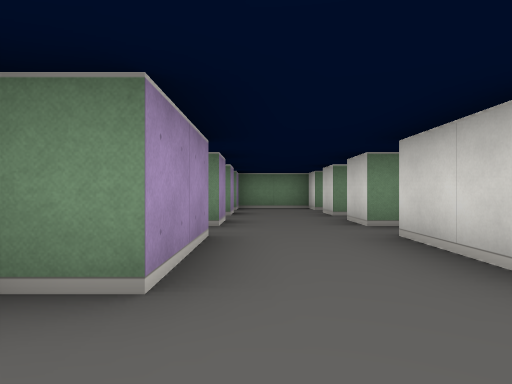
View 1 (above)

16 first-person views from a walk through a cub3D maze. The camera is about half as high as the walls, looks level and sees 75° across. The floor is counted in squares. Each view is taken from the middle of a square. On the plan, view 1 faces up. The plan holds only what a view shows up to about 9 squares ahead; the rest is blank.

View 2
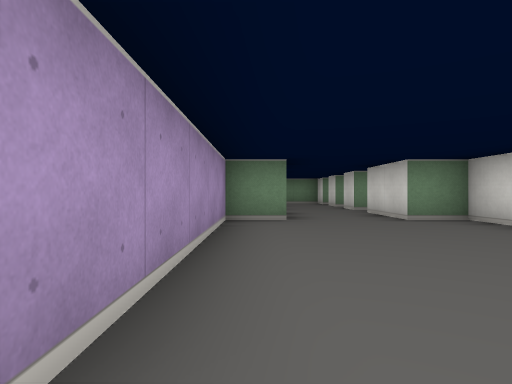

View 3
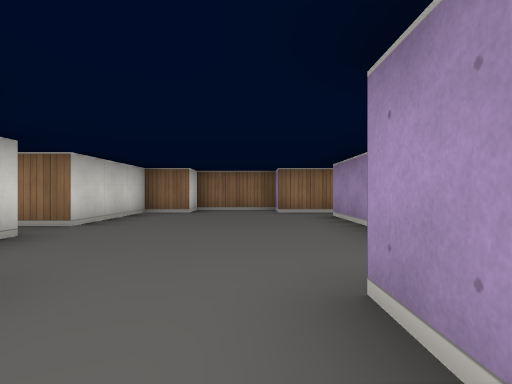

View 4
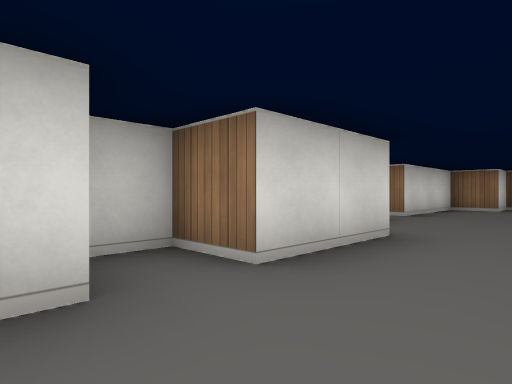

View 5
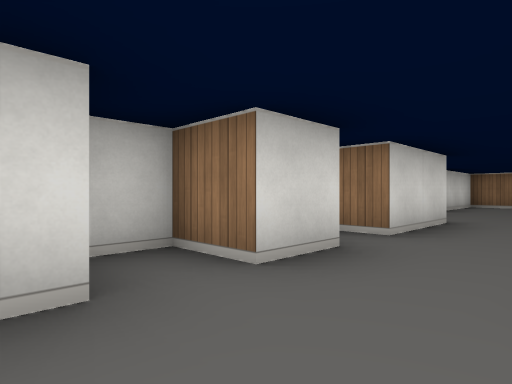

View 6
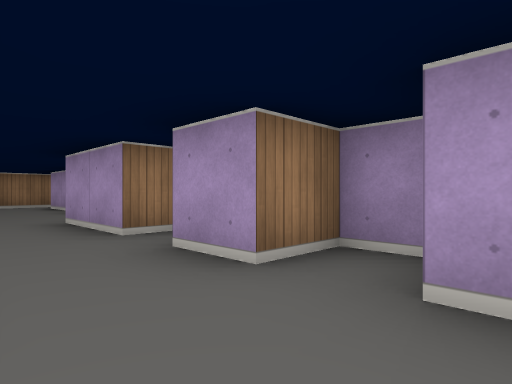

View 7
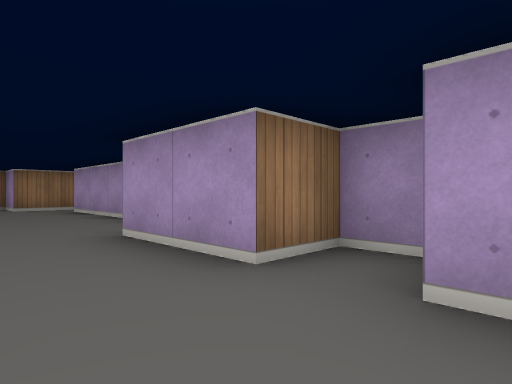

View 8
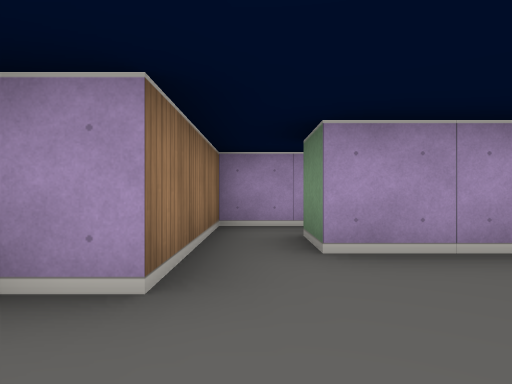

View 9
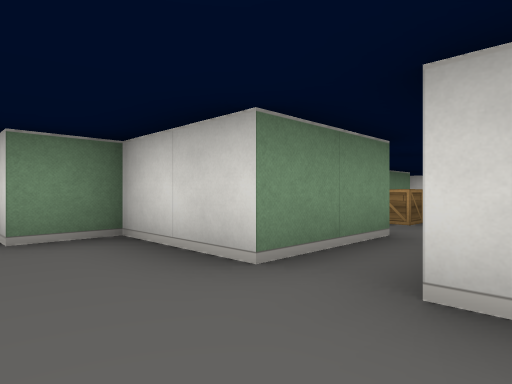

View 10
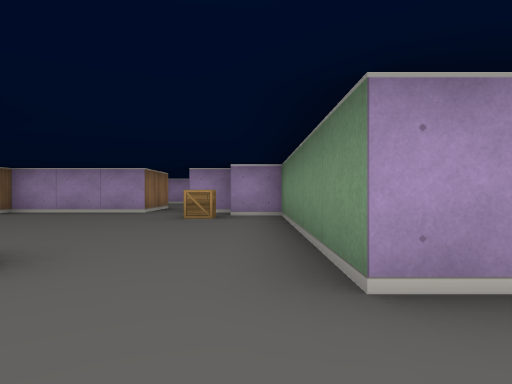

View 11
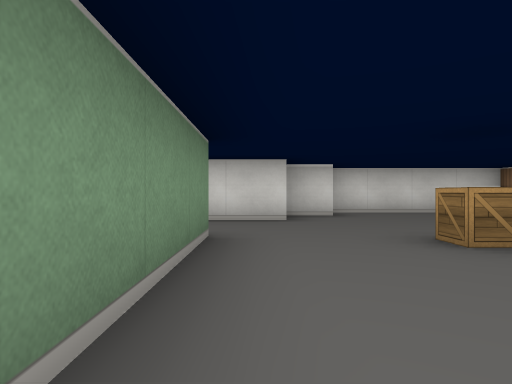

View 12
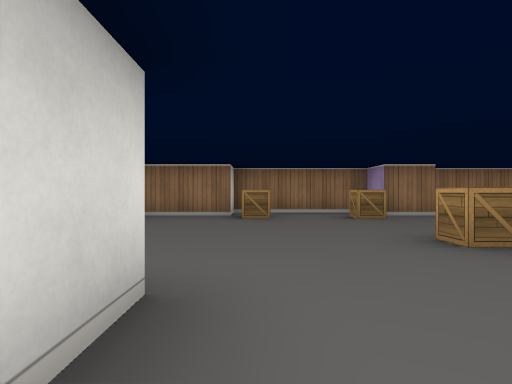

View 13
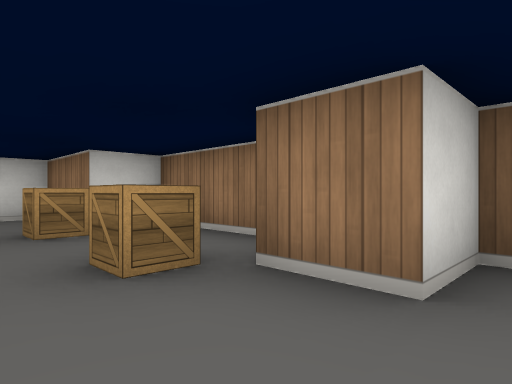

View 14
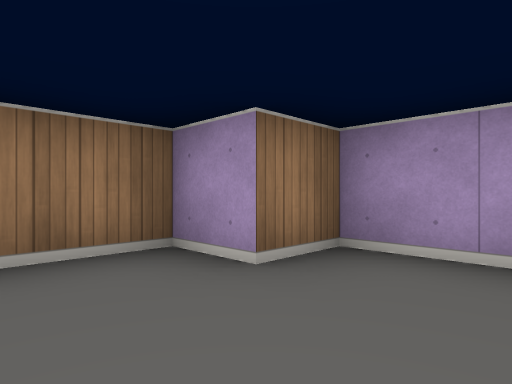

View 15
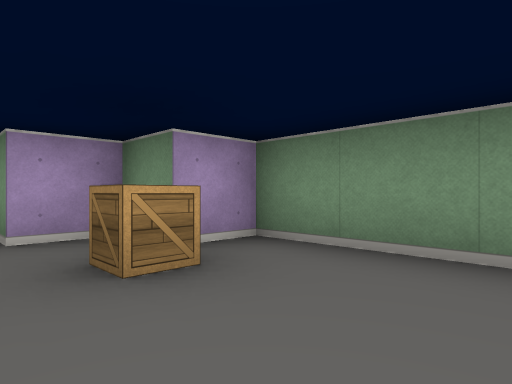

View 16
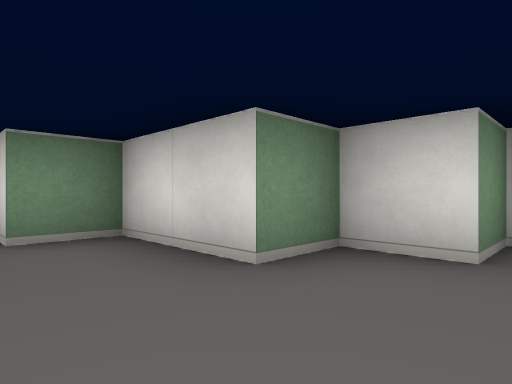

### Floor plan
Ten units are one square. View 1 is at (0, 0); x grows to the right and y downward. Boxes are objects, and circles mark ways between rooms. Rooms are numbered by the first view taken in them; rooms with no view inside come last. Other rooms are left out.
<svg viewBox="-25 -80 175 140">
<path fill="none" stroke="#000" d="M-15 45 -5 45 -5 55 15 55 15 45 25 45 25 15 45 15M-5 -15 -15 -15 -15 35M45 5 25 5 25 -15 15 -15M-15 -42 -15 -35 -5 -35 -5 -15M-5 -55 -5 -45M20 -45 15 -45 15 -55M15 -15 15 -35 25 -35 25 -42M-5 -74 -5 -65M-15 -62 -15 -55 -5 -55M15 -64 15 -75M15 -55 25 -55 25 -62M105 -22 105 -15 55 -15 55 -5 45 -5 45 5M45 15 45 45 55 45 55 55 85 55 85 45 95 45 95 55 125 55 125 45 145 45 145 5 135 5 135 -5 125 -5 125 -25 115 -25"/>
<rect x="55" y="-5" width="10" height="10" fill="#bbb"><title>crate</title></rect>
<rect x="95" y="35" width="10" height="10" fill="#bbb"><title>crate</title></rect>
<rect x="95" y="5" width="10" height="10" fill="#bbb"><title>crate</title></rect>
<rect x="115" y="35" width="10" height="10" fill="#bbb"><title>crate</title></rect>
<circle cx="5" cy="-25" r="3" fill="#2a7"/>
<circle cx="35" cy="10" r="3" fill="#2a7"/>
<circle cx="5" cy="-50" r="3" fill="#2a7"/>
<text x="10" y="20">1</text>
<text x="0" y="-40">2</text>
<text x="0" y="-60">3</text>
<text x="90" y="20">4</text>
</svg>
Room 1 opens to room 2. Room 1 opens to room 4. Room 2 opens to room 3.

Where each view was taken, in squares from view 1:
view 1: 0 up, 0 right, facing up
view 2: 4 down, 1 left, facing up
view 3: 3 up, 0 right, facing down
view 4: 5 up, 0 right, facing down-right
view 5: 7 up, 0 right, facing down-right
view 6: 7 up, 1 right, facing down-left
view 7: 5 up, 1 right, facing down-left
view 8: 4 down, 1 right, facing left
view 9: 2 down, 1 right, facing up-right
view 10: 1 up, 12 right, facing left
view 11: 1 up, 7 right, facing right
view 12: 2 up, 12 right, facing down
view 13: 3 down, 8 right, facing down-right
view 14: 3 down, 7 right, facing down-left
view 15: 1 down, 8 right, facing up-left
view 16: 1 down, 11 right, facing up-right
